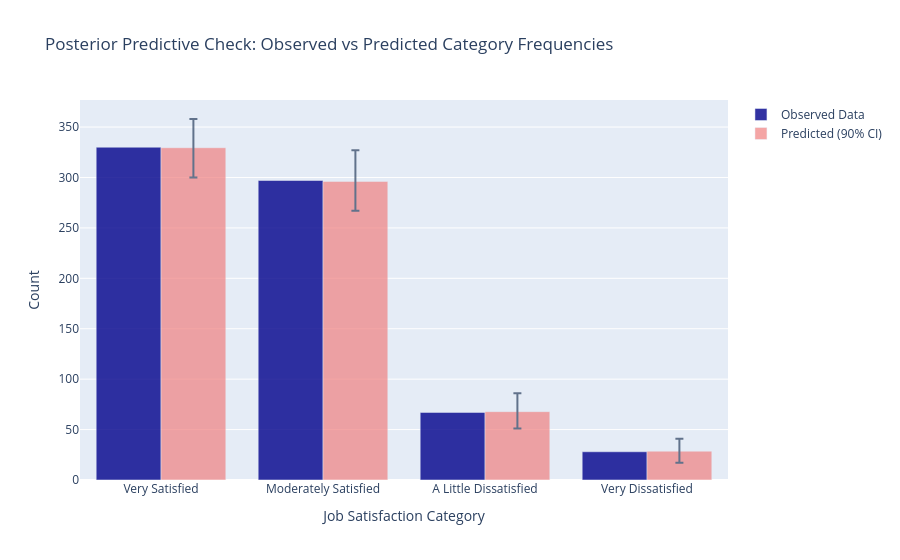

The notebook cell saved with this chart:
### Markdown cell above
## Posterior Predictive Checks

We'll now check how well our model reproduces the observed data patterns.

### Code cell
# Posterior predictive check
observed_counts = pd.Series(y_observed).value_counts().sort_index()

# Get posterior predictive samples
pp_samples = trace.posterior_predictive['y_obs'].values
n_samples = pp_samples.shape[0] * pp_samples.shape[1]  # chains * draws

# Calculate predicted frequencies for each posterior sample
predicted_counts = []
for chain in range(pp_samples.shape[0]):
    for draw in range(pp_samples.shape[1]):
        sample_counts = pd.Series(pp_samples[chain, draw, :]).value_counts()
        # Ensure all categories are represented
        full_counts = pd.Series(0, index=[0, 1, 2, 3])
        full_counts.update(sample_counts)
        predicted_counts.append(full_counts.values)

predicted_counts = np.array(predicted_counts)

# Plot comparison
fig = go.Figure()

# Add observed data
categories = ['Very Satisfied', 'Moderately Satisfied', 'A Little Dissatisfied', 'Very Dissatisfied']
fig.add_trace(
    go.Bar(x=categories, 
           y=observed_counts.values,
           name='Observed Data',
           marker_color='darkblue',
           opacity=0.8)
)

# Add posterior predictive distribution
pred_mean = predicted_counts.mean(axis=0)
pred_std = predicted_counts.std(axis=0)
pred_q05 = np.percentile(predicted_counts, 5, axis=0)
pred_q95 = np.percentile(predicted_counts, 95, axis=0)

fig.add_trace(
    go.Bar(x=categories, 
           y=pred_mean,
           error_y=dict(
               type='data',
               array=pred_q95-pred_mean,
               arrayminus=pred_mean-pred_q05,
               visible=True
           ),
           name='Predicted (90% CI)',
           marker_color='lightcoral',
           opacity=0.7)
)

fig.update_layout(
    title='Posterior Predictive Check: Observed vs Predicted Category Frequencies',
    xaxis_title='Job Satisfaction Category',
    yaxis_title='Count',
    barmode='group'
)

fig.show()

print('Posterior Predictive Check Summary:')
print('Observed vs Predicted (mean ± std):')
for i, cat in enumerate(categories):
    obs = observed_counts.iloc[i]
    pred_m = pred_mean[i]
    pred_s = pred_std[i]
    print(f'  {cat}: {obs} vs {pred_m:.1f} ± {pred_s:.1f}')

# Check if observed values fall within reasonable prediction intervals
within_ci = [(pred_q05[i] <= observed_counts.iloc[i] <= pred_q95[i]) for i in range(4)]
print(f'\nObserved counts within 90% prediction intervals: {sum(within_ci)}/4')
if sum(within_ci) >= 3:
    print('✅ Model appears to fit the data well!')
else:
    print('⚠️  Model fit could be improved - some categories are poorly predicted.')

### Figure 1 — Plotly figure (JSON) as saved in the notebook; plotly's stock layout.template omitted (floating-point values rounded to 4 significant figures)
{"data": [{"marker": {"color": "darkblue"}, "name": "Observed Data", "opacity": 0.8, "type": "bar", "x": ["Very Satisfied", "Moderately Satisfied", "A Little Dissatisfied", "Very Dissatisfied"], "y": [330, 297, 67, 28]}, {"error_y": {"array": [28.48, 30.88, 18.21, 12.43], "arrayminus": [29.52, 29.12, 16.79, 11.57], "type": "data", "visible": true}, "marker": {"color": "lightcoral"}, "name": "Predicted (90% CI)", "opacity": 0.7, "type": "bar", "x": ["Very Satisfied", "Moderately Satisfied", "A Little Dissatisfied", "Very Dissatisfied"], "y": [329.5, 296.1, 67.79, 28.57]}], "layout": {"barmode": "group", "title": {"text": "Posterior Predictive Check: Observed vs Predicted Category Frequencies"}, "xaxis": {"title": {"text": "Job Satisfaction Category"}}, "yaxis": {"title": {"text": "Count"}}}}
